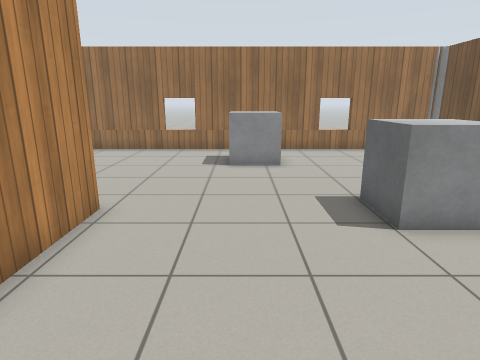
View 1 (above)

16 first-person views from a walk through a Gazebo world. The camera is 1.2 m above the floor, tilts 14° down and sees 75° across. The floor is counted in squares, 0.5 m on a side. Each view is taken from the middle of a square. On the plan, view 1 faces up. The plan holds only what a view shows up to about 19 squares ahead; the rest is blank. Simple patterns stand in for the simulator's built-in surfaces.

View 2
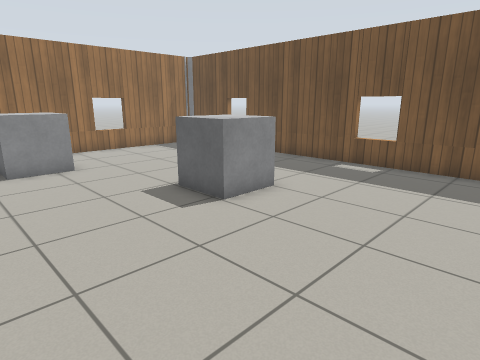

View 3
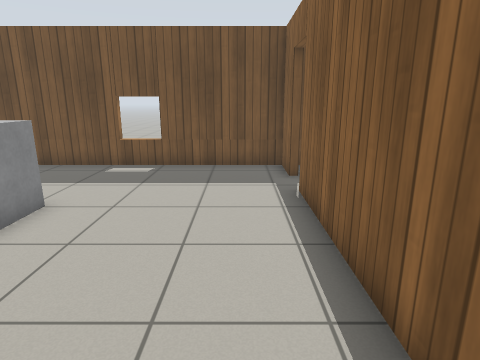

View 4
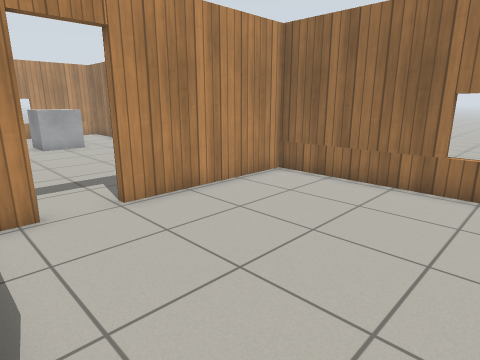

View 5
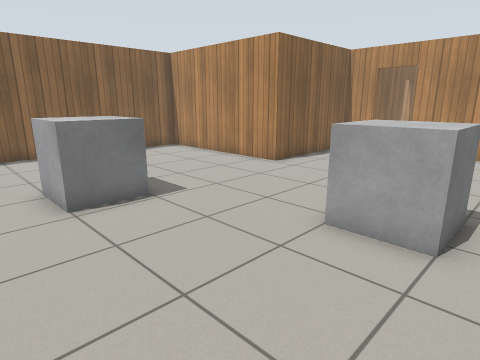

View 6
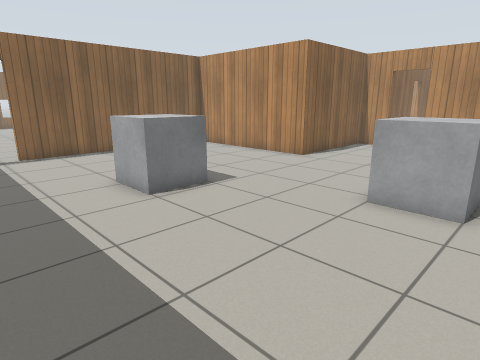

View 7
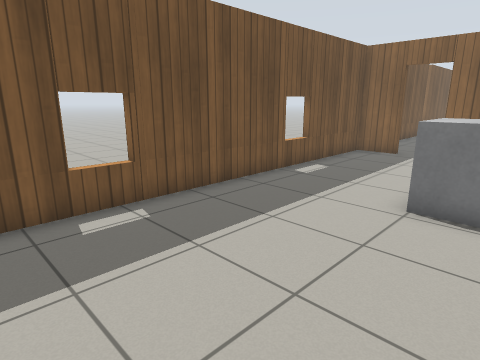

View 8
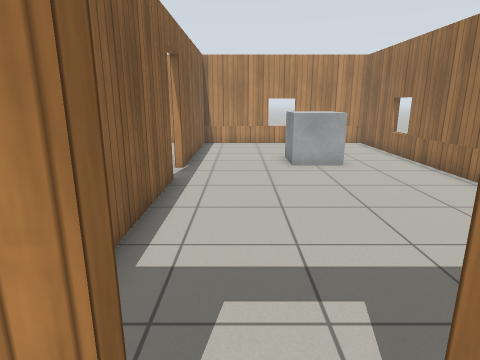

View 9
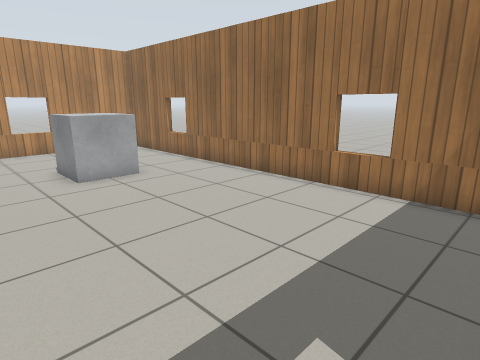

View 10
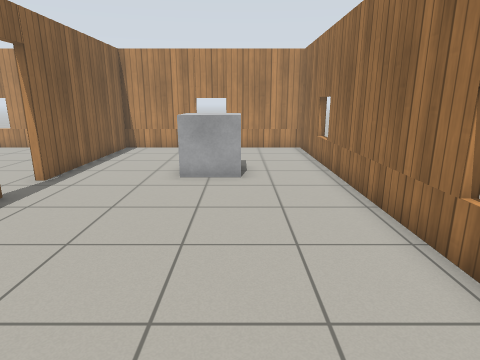

View 11
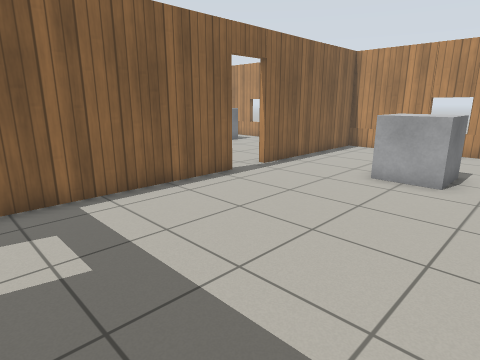

View 12
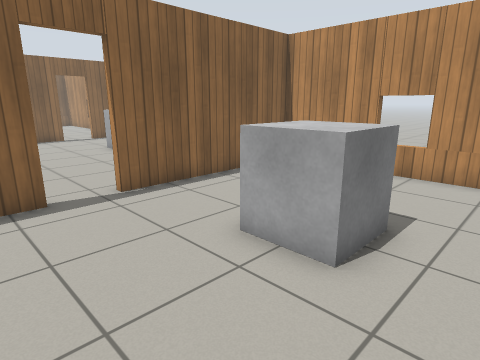

View 13
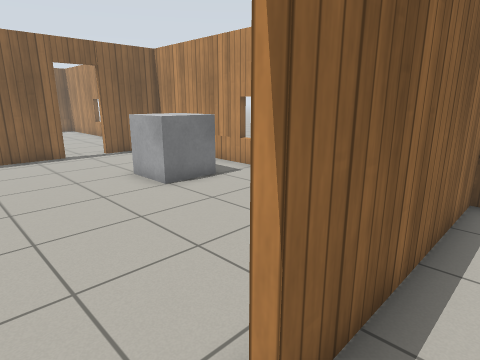

View 14
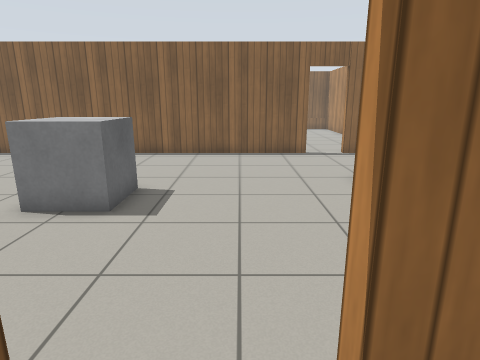

View 15
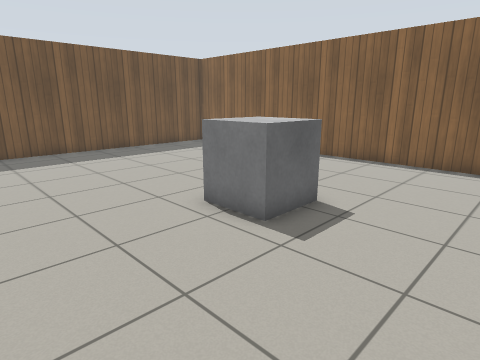

View 16
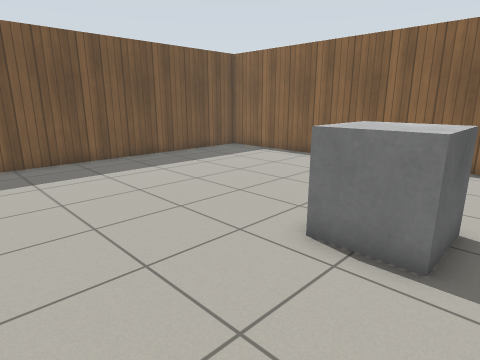

### Floor plan
Points are (right, up) in squares from view 1. A wall is a line through its corners. A room is listed if a view was taken in it or the views show most of it. See-through windows are left out.
Room 1 (views 1, 2, 3, 4, 5, 6, 7, 8)
walls: (8.1, -0.6) (10, -0.6) (10, 16.3) (-9.2, 16.3) (-9.2, 10.1); (-9.2, 8.4) (-9.2, 6.9) (-3.2, 6.9) (-3.2, -0.6) (6.5, -0.6)
ways out: open door at (-9, 9.5) to room 2; open door at (7.5, -1)
objects: grey box (0, 12) to (2, 14); grey box (3, 6) to (5, 8)
Room 2 (views 9, 10, 11, 12, 13, 14)
walls: (-17.8, 6.9) (-10.8, 6.9); (-10.9, 16.3) (-26.9, 16.3) (-26.9, 6.9) (-19.5, 6.9)
ways out: open door at (-9, 9.5) to room 1; open door at (-18.5, 7) to room 3
objects: grey box (-22, 11) to (-20, 13)
Room 3 (views 15, 16)
walls: (-22.2, -7) (-3.6, -7) (-3.6, 4.4); (-26.9, 1.8) (-26.9, -7) (-24, -7)
ways out: open door at (-18.5, 7) to room 2; open door at (-23.5, -7)
objects: grey box (-25, -2) to (-23, 0); grey box (-16, -1) to (-14, 1)

Positions as (right, up) in squares from view 1, and headings:
1: (0, 0), facing up
2: (-2, 0), facing up-right
3: (-2, 1), facing right
4: (-2, 7), facing up-left
5: (7, 15), facing down-left
6: (9, 15), facing down-left
7: (3, 15), facing down-right
8: (-8, 9), facing left
9: (-10, 8), facing up-left
10: (-10, 13), facing left
11: (-10, 15), facing down-left
12: (-16, 15), facing down-left
13: (-18, 8), facing down-left
14: (-19, 8), facing down
15: (-20, 6), facing down-right
16: (-17, 6), facing down-right
